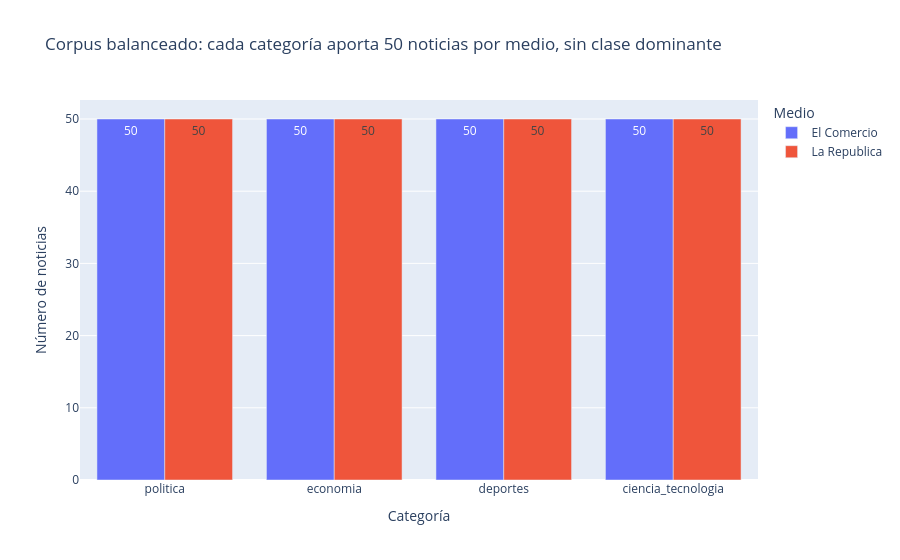

Notebook code cell kept with this figure:
### Markdown cell above
## 6. Análisis exploratorio (Plotly Express)

### Code cell
df["largo_titular"] = df["titular"].str.len()
df["fecha_dt"] = pd.to_datetime(df["fecha"])

conteo_cat = df.groupby(["etiqueta", "medio"]).size().reset_index(name="noticias")
minimo, maximo = conteo_cat["noticias"].min(), conteo_cat["noticias"].max()
titulo1 = (f"Corpus balanceado: cada categoría aporta {minimo} noticias por medio, sin clase dominante"
           if minimo == maximo else
           f"Corpus casi balanceado: entre {minimo} y {maximo} noticias por medio y categoría")
fig1 = px.bar(conteo_cat, x="etiqueta", y="noticias", color="medio", barmode="group", text="noticias",
              category_orders={"etiqueta": CATEGORIAS}, title=titulo1,
              labels={"etiqueta": "Categoría", "noticias": "Número de noticias", "medio": "Medio"})
fig1.show()

### Figure 1 — Plotly figure (JSON) as saved in the notebook; plotly's stock layout.template omitted (floating-point values rounded to 4 significant figures)
{"data": [{"alignmentgroup": "True", "hovertemplate": "Medio=El Comercio<br>Categoría=%{x}<br>Número de noticias=%{text}<extra></extra>", "legendgroup": "El Comercio", "marker": {"color": "#636efa", "pattern": {"shape": ""}}, "name": "El Comercio", "offsetgroup": "El Comercio", "orientation": "v", "showlegend": true, "text": [50.0, 50.0, 50.0, 50.0], "textposition": "auto", "type": "bar", "x": ["ciencia_tecnologia", "deportes", "economia", "politica"], "xaxis": "x", "y": [50, 50, 50, 50], "yaxis": "y"}, {"alignmentgroup": "True", "hovertemplate": "Medio=La Republica<br>Categoría=%{x}<br>Número de noticias=%{text}<extra></extra>", "legendgroup": "La Republica", "marker": {"color": "#EF553B", "pattern": {"shape": ""}}, "name": "La Republica", "offsetgroup": "La Republica", "orientation": "v", "showlegend": true, "text": [50.0, 50.0, 50.0, 50.0], "textposition": "auto", "type": "bar", "x": ["ciencia_tecnologia", "deportes", "economia", "politica"], "xaxis": "x", "y": [50, 50, 50, 50], "yaxis": "y"}], "layout": {"barmode": "group", "legend": {"title": {"text": "Medio"}, "tracegroupgap": 0}, "title": {"text": "Corpus balanceado: cada categoría aporta 50 noticias por medio, sin clase dominante"}, "xaxis": {"anchor": "y", "categoryarray": ["politica", "economia", "deportes", "ciencia_tecnologia"], "categoryorder": "array", "domain": [0.0, 1.0], "title": {"text": "Categoría"}}, "yaxis": {"anchor": "x", "domain": [0.0, 1.0], "title": {"text": "Número de noticias"}}}}
